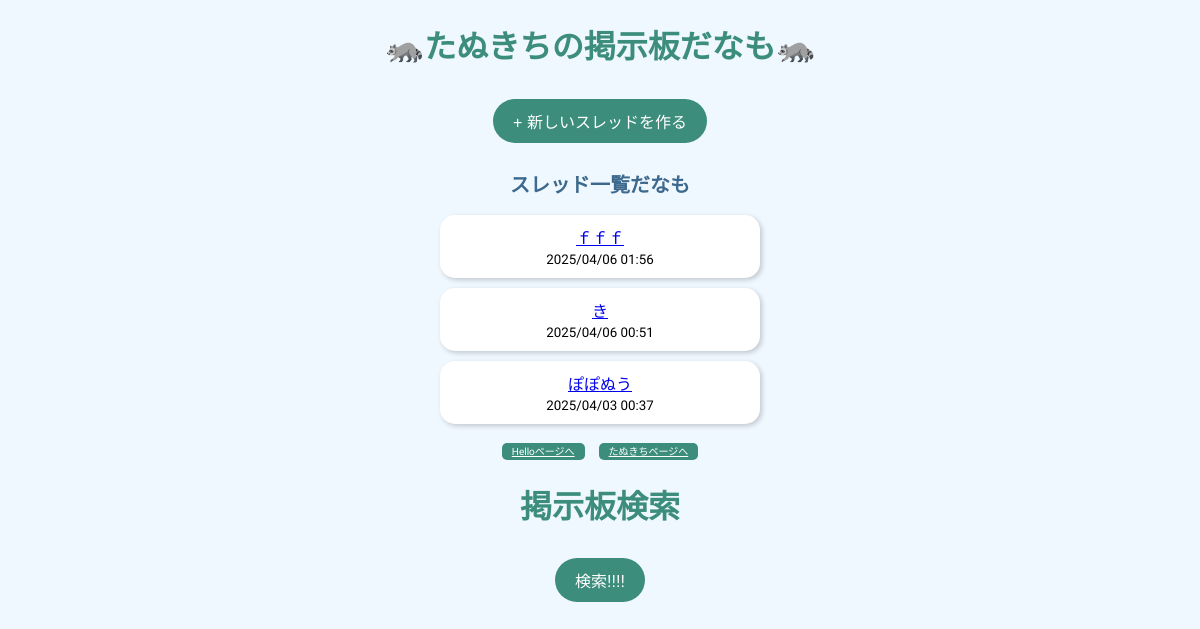
The page / on the database its author committed.
### board/models.py (models this page shows, shortened)
class Thread(models.Model):
    title = models.CharField(max_length=100)
    created_at = models.DateTimeField(auto_now_add=True)

### board/views.py (the view)
# urls.py: path('', views.thread_list, name='thread_list'),
def thread_list(request):
    print('メインぺージを読み込むだなも！')
    message = "たぬきちの掲示板へようこそだなも！"
    print(message)
    threads = Thread.objects.all().order_by('-created_at')
    return render(request, 'board/thread_list.html', {'threads': threads, 'message': message})

### board/templates/board/thread_list.html (shortened to what this page needs)
<!DOCTYPE html>
<html lang="ja">
<head>
</head>
<body>
    <h1> 🦝たぬきちの掲示板だなも🦝</h1>
    <form action="{% url 'board:thread_create' %}" method="get">
        <button class="button" type="submit">+ 新しいスレッドを作る</button>
    </form>
    <h2>スレッド一覧だなも</h2>
    <ul class="thread-list">
        {% for thread in threads %}
            <li class="thread-item">
                <a href="{% url 'board:thread_detail' thread_id=thread.id %}">
                    {{ thread.title }}
                </a><br>
                <small>{{ thread.created_at|date:"Y/m/d H:i" }}</small>
            </li>
        {% empty %}
            <li>まだスレッドがないだなも。</li>
        {% endfor %}
    </ul>
    <a href="{% url 'board:hello' %}" class="button-link">Helloページへ</a>
    <a href="{% url 'board:tanukiti' %}" class="button-link">たぬきちページへ</a>
    {% include "board/search.html" %}
</body>
</html>

### board/templates/board/thread_list.html (style rules this page uses)
body { background-color: #F0F8FF; font-family: 'Rounded Mplus 1c', 'Noto Sans JP', sans-serif; text-align: center; }
h1 { color: #3C8D7C; }
h2 { color: #3c698d; font-size: 20px; }
.thread-list { list-style: none; padding: 0; }
.thread-item { background: #FFFFFF; margin: 10px auto; width: 300px; padding: 10px; border-radius: 15px; box-shadow: 2px 2px 5px rgba(0,0,0,0.2); }
.button { background-color: #3C8D7C; color: #fff; border: none; padding: 10px 20px; margin: 10px; border-radius: 30px; font-size: 16px; cursor: pointer; transition: all 0.3s; }
.button-link { background-color: #3C8D7C; color: #fff; border: none; border: none; padding: 3px 10px; margin: 5px; border-radius: 5px; font-size: 10px; cursor: pointer; transition: all 0.3s; }

### board/templates/board/search.html (style rules this page uses)
body { background-color: #F0F8FF; font-family: 'Rounded Mplus 1c', 'Noto Sans JP', sans-serif; text-align: center; }
h1 { color: #3C8D7C; }
h2 { color: #3c698d; font-size: 20px; }
.thread-list { list-style: none; padding: 0; }
.thread-item { background: #FFFFFF; margin: 10px auto; width: 300px; padding: 10px; border-radius: 15px; box-shadow: 2px 2px 5px rgba(0,0,0,0.2); }
.button { background-color: #3C8D7C; color: #fff; border: none; padding: 10px 20px; margin: 10px; border-radius: 30px; font-size: 16px; cursor: pointer; transition: all 0.3s; }
.button-link { background-color: #3C8D7C; color: #fff; border: none; padding: 3px 10px; margin: 5px; border-radius: 5px; font-size: 10px; cursor: pointer; transition: all 0.3s; }

### rows shown on the page
Thread: title "ｆｆｆ", created_at "2025/04/06 01:56"
Thread: title "き", created_at "2025/04/06 00:51"
Thread: title "ぽぽぬう", created_at "2025/04/03 00:37"
